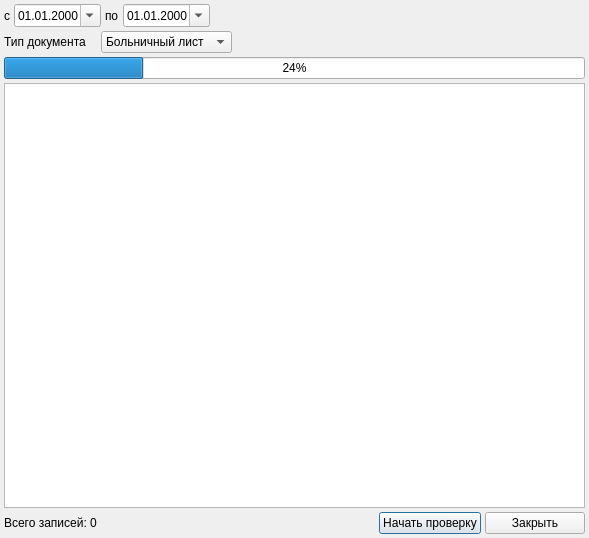
<?xml version="1.0" encoding="UTF-8"?>
<ui version="4.0">
 <class>CheckTempInvalidEditDialog</class>
 <widget class="QDialog" name="CheckTempInvalidEditDialog">
  <property name="geometry">
   <rect>
    <x>0</x>
    <y>0</y>
    <width>589</width>
    <height>538</height>
   </rect>
  </property>
  <property name="windowTitle">
   <string>логический контроль ВУТ</string>
  </property>
  <layout class="QGridLayout" name="gridLayout">
   <property name="margin">
    <number>4</number>
   </property>
   <property name="spacing">
    <number>4</number>
   </property>
   <item row="0" column="2" colspan="3">
    <spacer name="horizontalSpacer">
     <property name="orientation">
      <enum>Qt::Horizontal</enum>
     </property>
     <property name="sizeType">
      <enum>QSizePolicy::Expanding</enum>
     </property>
     <property name="sizeHint" stdset="0">
      <size>
       <width>349</width>
       <height>20</height>
      </size>
     </property>
    </spacer>
   </item>
   <item row="1" column="0">
    <widget class="QLabel" name="lblDoctype">
     <property name="sizePolicy">
      <sizepolicy hsizetype="Fixed" vsizetype="Preferred">
       <horstretch>0</horstretch>
       <verstretch>0</verstretch>
      </sizepolicy>
     </property>
     <property name="text">
      <string>Тип документа</string>
     </property>
    </widget>
   </item>
   <item row="1" column="1">
    <widget class="QComboBox" name="cmbDoctype">
     <item>
      <property name="text">
       <string>Больничный лист</string>
      </property>
     </item>
     <item>
      <property name="text">
       <string>Справка</string>
      </property>
     </item>
    </widget>
   </item>
   <item row="1" column="2" colspan="3">
    <spacer name="horizontalSpacer_2">
     <property name="orientation">
      <enum>Qt::Horizontal</enum>
     </property>
     <property name="sizeType">
      <enum>QSizePolicy::Expanding</enum>
     </property>
     <property name="sizeHint" stdset="0">
      <size>
       <width>349</width>
       <height>20</height>
      </size>
     </property>
    </spacer>
   </item>
   <item row="3" column="0" colspan="5">
    <widget class="CProgressBar" name="prbCheckTempInvalid">
     <property name="value">
      <number>24</number>
     </property>
     <property name="orientation">
      <enum>Qt::Horizontal</enum>
     </property>
    </widget>
   </item>
   <item row="5" column="3">
    <widget class="QPushButton" name="btnStart">
     <property name="sizePolicy">
      <sizepolicy hsizetype="Fixed" vsizetype="Fixed">
       <horstretch>0</horstretch>
       <verstretch>0</verstretch>
      </sizepolicy>
     </property>
     <property name="minimumSize">
      <size>
       <width>100</width>
       <height>0</height>
      </size>
     </property>
     <property name="text">
      <string>Начать проверку</string>
     </property>
    </widget>
   </item>
   <item row="5" column="4">
    <widget class="QPushButton" name="btnClose">
     <property name="sizePolicy">
      <sizepolicy hsizetype="Fixed" vsizetype="Fixed">
       <horstretch>0</horstretch>
       <verstretch>0</verstretch>
      </sizepolicy>
     </property>
     <property name="minimumSize">
      <size>
       <width>100</width>
       <height>0</height>
      </size>
     </property>
     <property name="text">
      <string>Закрыть</string>
     </property>
    </widget>
   </item>
   <item row="0" column="0" colspan="2">
    <widget class="QWidget" name="frmDateRange" native="true">
     <property name="sizePolicy">
      <sizepolicy hsizetype="Maximum" vsizetype="Preferred">
       <horstretch>0</horstretch>
       <verstretch>0</verstretch>
      </sizepolicy>
     </property>
     <layout class="QHBoxLayout" name="horizontalLayout">
      <property name="spacing">
       <number>4</number>
      </property>
      <property name="margin">
       <number>0</number>
      </property>
      <item>
       <widget class="QLabel" name="label">
        <property name="sizePolicy">
         <sizepolicy hsizetype="Fixed" vsizetype="Preferred">
          <horstretch>0</horstretch>
          <verstretch>0</verstretch>
         </sizepolicy>
        </property>
        <property name="text">
         <string>с</string>
        </property>
       </widget>
      </item>
      <item>
       <widget class="CDateEdit" name="edtBegDate">
        <property name="sizePolicy">
         <sizepolicy hsizetype="Maximum" vsizetype="Fixed">
          <horstretch>0</horstretch>
          <verstretch>0</verstretch>
         </sizepolicy>
        </property>
        <property name="date">
         <date>
          <year>2000</year>
          <month>1</month>
          <day>1</day>
         </date>
        </property>
        <property name="displayFormat">
         <string>dd.MM.yyyy</string>
        </property>
        <property name="calendarPopup">
         <bool>true</bool>
        </property>
       </widget>
      </item>
      <item>
       <widget class="QLabel" name="label_2">
        <property name="sizePolicy">
         <sizepolicy hsizetype="Fixed" vsizetype="Preferred">
          <horstretch>0</horstretch>
          <verstretch>0</verstretch>
         </sizepolicy>
        </property>
        <property name="text">
         <string>по</string>
        </property>
       </widget>
      </item>
      <item>
       <widget class="CDateEdit" name="edtEndDate">
        <property name="sizePolicy">
         <sizepolicy hsizetype="Maximum" vsizetype="Fixed">
          <horstretch>0</horstretch>
          <verstretch>0</verstretch>
         </sizepolicy>
        </property>
        <property name="date">
         <date>
          <year>2000</year>
          <month>1</month>
          <day>1</day>
         </date>
        </property>
        <property name="displayFormat">
         <string>dd.MM.yyyy</string>
        </property>
        <property name="calendarPopup">
         <bool>true</bool>
        </property>
       </widget>
      </item>
     </layout>
    </widget>
   </item>
   <item row="4" column="0" colspan="5">
    <widget class="CTableView" name="tblExpertTempInvalid"/>
   </item>
   <item row="5" column="1" colspan="2">
    <widget class="QLabel" name="labelInfo">
     <property name="sizePolicy">
      <sizepolicy hsizetype="Expanding" vsizetype="Preferred">
       <horstretch>0</horstretch>
       <verstretch>0</verstretch>
      </sizepolicy>
     </property>
     <property name="text">
      <string/>
     </property>
    </widget>
   </item>
   <item row="5" column="0">
    <widget class="QLabel" name="lblCountRecords">
     <property name="text">
      <string>Всего записей: 0</string>
     </property>
    </widget>
   </item>
  </layout>
 </widget>
 <customwidgets>
  <customwidget>
   <class>CProgressBar</class>
   <extends>QProgressBar</extends>
   <header>library/ProgressBar.h</header>
  </customwidget>
  <customwidget>
   <class>CDateEdit</class>
   <extends>QDateEdit</extends>
   <header>library/DateEdit.h</header>
  </customwidget>
  <customwidget>
   <class>CTableView</class>
   <extends>QTableView</extends>
   <header>library/TableView.h</header>
  </customwidget>
 </customwidgets>
 <tabstops>
  <tabstop>edtBegDate</tabstop>
  <tabstop>edtEndDate</tabstop>
  <tabstop>cmbDoctype</tabstop>
  <tabstop>tblExpertTempInvalid</tabstop>
  <tabstop>btnStart</tabstop>
  <tabstop>btnClose</tabstop>
 </tabstops>
 <resources/>
 <connections/>
</ui>
